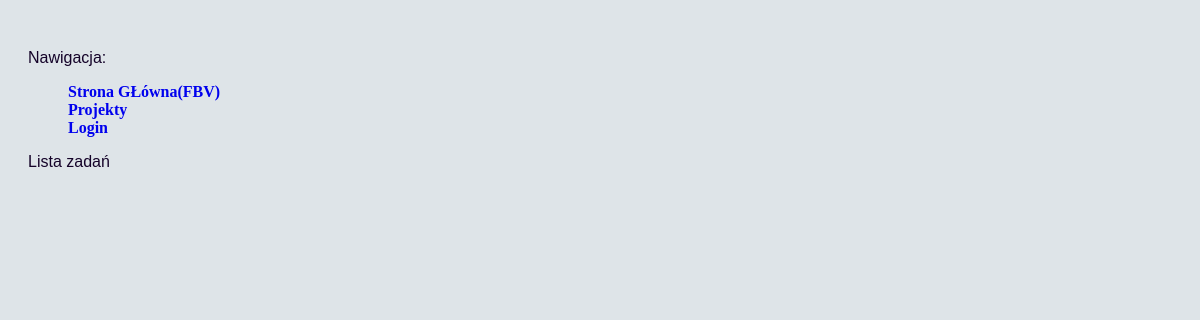
/tasks_list/, run on an earlier commit of the app's database.
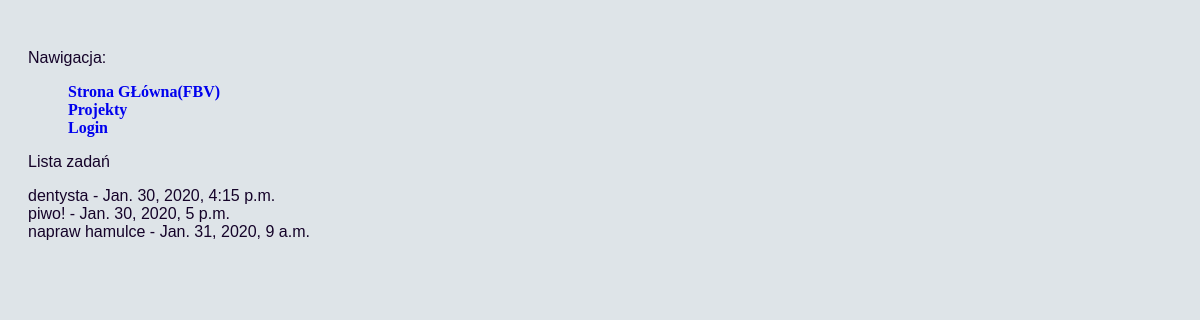
And on a later commit of the database.
### todo/models.py (models this page shows, shortened)
class Task(models.Model):
    desc = models.CharField(max_length=400, verbose_name="description")
    due_date = models.DateTimeField(
        verbose_name="due date", default=timezone.now,)
    category = models.ForeignKey(Category, on_delete=models.PROTECT)
    projects = models.ManyToManyField(Project)
    done_task = models.BooleanField(verbose_name="done task", default=False)

### todo/views.py (the view)
# urls.py: path('tasks_list/', views.TasksList.as_view(), name='tasks_list'),
class TasksList(ListView):
    model = Task
    template_name = 'todo/tasks_list.html'
    ordering = ['due_date']

### todo/templates/todo/tasks_list.html
{% extends "base.html" %}
{% block content %}
<p>Lista zadań</p>
{% for task in object_list %}
{{ task.desc }} - {{ task.due_date }}<br>
{% endfor %}
{% endblock %}

What changed in the data, as far as the page shows it:
added Task: desc "dentysta", due_date "Jan. 30, 2020, 4:15 p.m."
added Task: desc "piwo!", due_date "Jan. 30, 2020, 5 p.m."
added Task: desc "napraw hamulce", due_date "Jan. 31, 2020, 9 a.m."
